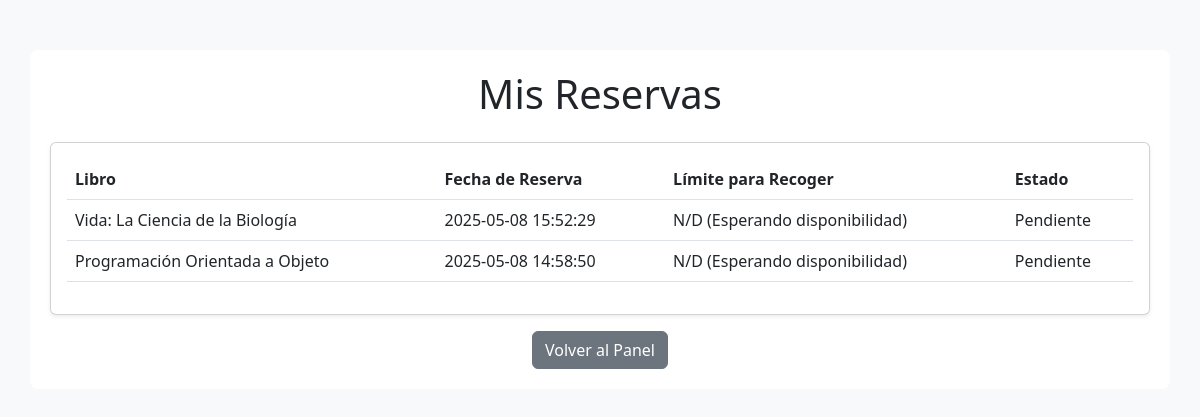
Screenshot of /sistema_biblioteca/mis_reservas.php (signed in) with the database file from the repository.
### tables this page shows
CREATE TABLE `reservas` (
  `id_reserva` int(11) NOT NULL,
  `id_libro` int(11) NOT NULL,
  `id_usuario` int(11) NOT NULL,
  `fecha_reserva` datetime NOT NULL,
  `fecha_limite_recogida` datetime DEFAULT NULL,
  `estado_reserva` enum('pendiente','lista_para_recoger','completada','cancelada','vencida') NOT NULL DEFAULT 'pendiente'
);

CREATE TABLE `libros` (
  `id_libro` int(11) NOT NULL,
  `titulo` varchar(150) DEFAULT NULL,
  `autor` varchar(100) DEFAULT NULL,
  `isbn` varchar(20) DEFAULT NULL,
  `id_categoria` int(11) DEFAULT NULL,
  `estado` enum('disponible','prestado') DEFAULT 'disponible'
);

### sistema_biblioteca/mis_reservas.php (the view, shortened to what this page needs)
<?php
require 'db/conexion.php';
$id_usuario_logueado = $_SESSION["id_usuario"];
$stmt = $conexion->prepare("
    SELECT r.id_reserva, r.fecha_reserva, r.fecha_limite_recogida, r.estado_reserva, l.titulo AS titulo_libro
    FROM reservas r
    JOIN libros l ON r.id_libro = l.id_libro
    WHERE r.id_usuario = ? AND r.estado_reserva IN ('pendiente', 'lista_para_recoger')
    ORDER BY r.fecha_reserva DESC
");
$stmt->bind_param("i", $id_usuario_logueado);
$stmt->execute();
$reservas_del_estudiante = $stmt->get_result();
?>
<!DOCTYPE html>
<html lang="es">
<head>
    <link href="https://cdn.jsdelivr.net/npm/bootstrap@5.3.0/dist/css/bootstrap.min.css" rel="stylesheet">
</head>
<body>
    <div class="container">
        <h1 class="text-center mb-4">Mis Reservas</h1>
        <div class="card p-3 shadow-sm">
            <?php if ($reservas_del_estudiante && $reservas_del_estudiante->num_rows > 0): ?>
                <table class="table table-hover">
                    <thead>
                        <tr>
                            <th>Libro</th>
                            <th>Fecha de Reserva</th>
                            <th>Límite para Recoger</th>
                            <th>Estado</th>
                        </tr>
                    </thead>
                    <tbody>
                        <?php while ($reserva = $reservas_del_estudiante->fetch_assoc()): ?>
                            <tr>
                                <td><?php echo htmlspecialchars($reserva['titulo_libro']); ?></td>
                                <td><?php echo htmlspecialchars($reserva['fecha_reserva']); ?></td>
                                <td><?php echo $reserva['fecha_limite_recogida'] ? htmlspecialchars($reserva['fecha_limite_recogida']) : 'N/D (Esperando disponibilidad)'; ?></td>
                                <td><?php echo htmlspecialchars(ucfirst(str_replace('_', ' ', $reserva['estado_reserva']))); ?></td>
                            </tr>
                        <?php endwhile; ?>
                    </tbody>
                </table>
            <?php else: ?>
                <p class="text-center">No tienes reservas activas.</p>
            <?php endif; ?>
        </div>
        <div class="text-center mt-3">
            <a href="dashboard.php" class="btn btn-secondary">Volver al Panel</a>
        </div>
    </div>
</body>
</html>

### sistema_biblioteca/mis_reservas.php (style rules this page uses)
body { background-image: url('imagenes/fondo_biblioteca.jpg'); background-size: cover; background-position: center center; background-repeat: no-repeat; background-attachment: fixed; background-color: #f8f9fa; }
.container { background-color: rgba(255, 255, 255, 0.9); padding: 20px; border-radius: 8px; margin-top: 50px; }

### rows the page displays
reservas: id_libro.titulo "Vida: La Ciencia de la Biología", fecha_reserva "2025-05-08 15:52:29", shows "N/D (Esperando disponibilidad)", estado_reserva "Pendiente"
reservas: id_libro.titulo "Programación Orientada a Objeto", fecha_reserva "2025-05-08 14:58:50", shows "N/D (Esperando disponibilidad)", estado_reserva "Pendiente"
